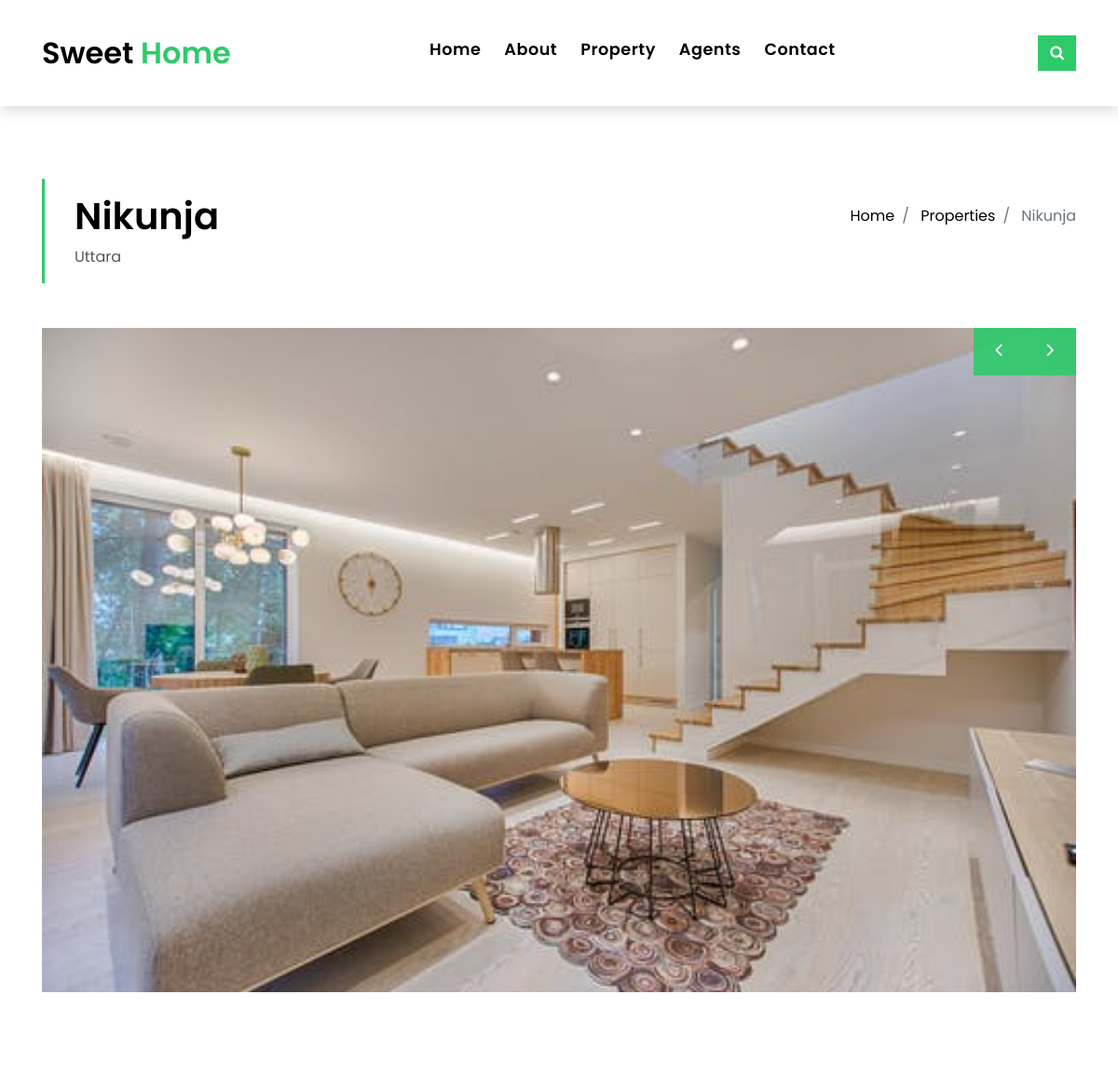
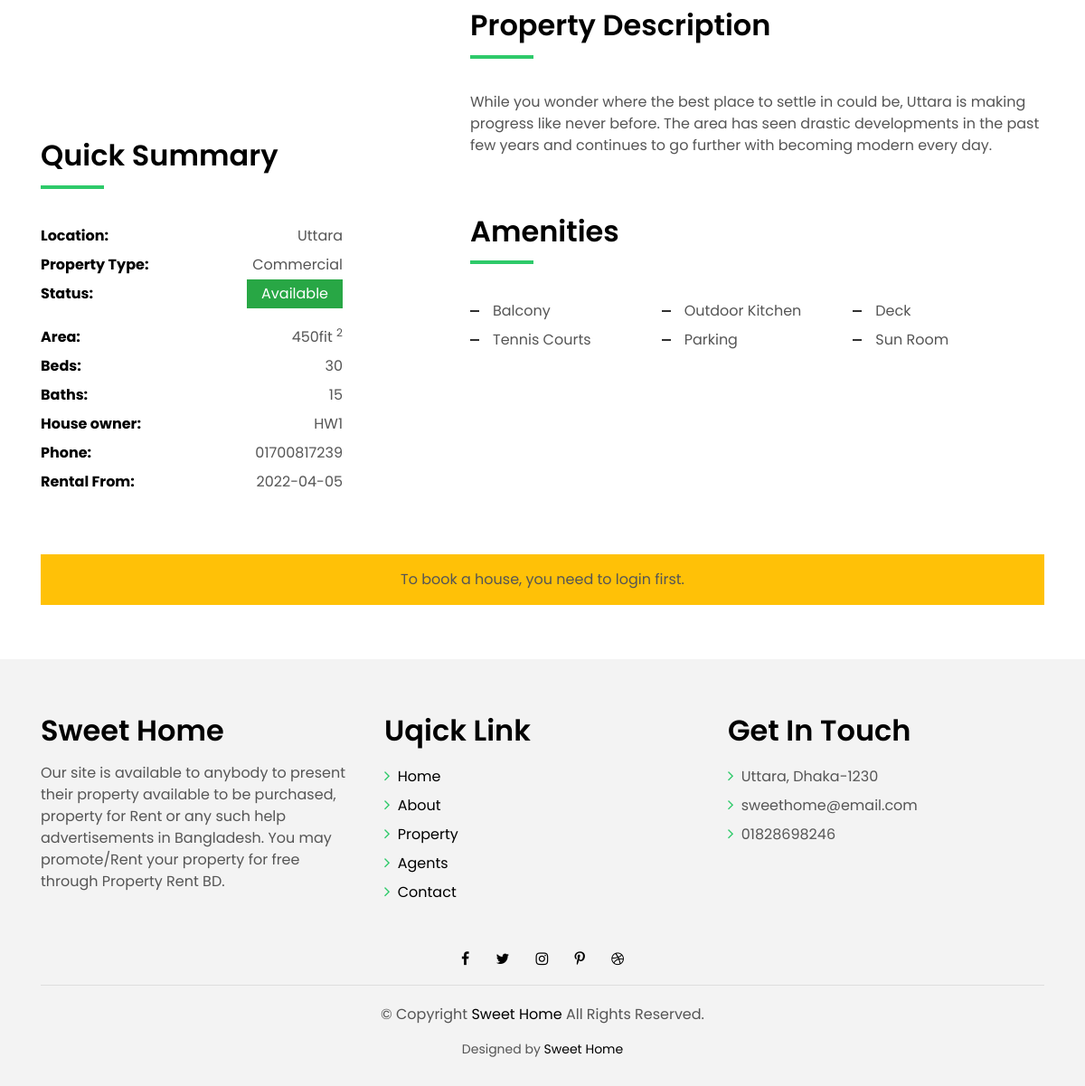
Page /house_details.php?id=6 on the committed database (2 pictures, top to bottom).
### tables this page shows
CREATE TABLE `house` (
  `id` int(11) NOT NULL AUTO_INCREMENT,
  `name` varchar(255) NOT NULL,
  `total_room` int(11) NOT NULL,
  `total_washroom` int(11) NOT NULL,
  `area` int(11) NOT NULL,
  `price` int(11) NOT NULL,
  `description` text NOT NULL,
  `owner_name` varchar(255) NOT NULL,
  `owner_phone` varchar(255) NOT NULL,
  `location` varchar(50) NOT NULL,
  `house_type` varchar(255) NOT NULL,
  `purpose` varchar(255) NOT NULL,
  `reference_id` varchar(255) NOT NULL,
  `rent_from` date NOT NULL,
  `photo` text NOT NULL,
  `status` int(11) NOT NULL DEFAULT 0,
  PRIMARY KEY (`id`)
);

### house_details.php (the view, shortened to what this page needs)
<?php
    include 'database/db.php';
                    ?><script type="text/javascript">
                    ?><script type="text/javascript">alert("Oops! something went wrong.");</script><?php
        $id  = $_REQUEST['id'];
        $queryHouse   = "SELECT * FROM house WHERE id={$id}";
        $stmtHouse    = $db->prepare($queryHouse);
        $resultHouse  = $stmtHouse->execute();
        $rowHouse     = $stmtHouse->fetch();
?>
<!DOCTYPE html>
<html lang="en">
<head>
  <link href="lib/bootstrap/css/bootstrap.min.css" rel="stylesheet">
  <link href="lib/font-awesome/css/font-awesome.min.css" rel="stylesheet">
  <link href="lib/animate/animate.min.css" rel="stylesheet">
  <link href="lib/ionicons/css/ionicons.min.css" rel="stylesheet">
  <link href="lib/owlcarousel/assets/owl.carousel.min.css" rel="stylesheet">
  <link href="css/style.css" rel="stylesheet">
</head>
<body>
  <?php include 'partials_header.php' ?>
  <section class="intro-single">
    <div class="container">
      <div class="row">
        <div class="col-md-12 col-lg-8">
          <div class="title-single-box">
            <h1 class="title-single"><?php echo $rowHouse['name'] ?></h1>
            <span class="color-text-a"><?php echo $rowHouse['location'] ?></span>
          </div>
        </div>
        <div class="col-md-12 col-lg-4">
          <nav aria-label="breadcrumb" class="breadcrumb-box d-flex justify-content-lg-end">
            <ol class="breadcrumb">
              <li class="breadcrumb-item">
                <a href="index.php">Home</a>
              </li>
              <li class="breadcrumb-item">
                <a href="house.php">Properties</a>
              </li>
              <li class="breadcrumb-item active" aria-current="page">
                <?php echo $rowHouse['name'] ?>
              </li>
            </ol>
          </nav>
        </div>
      </div>
    </div>
  </section>
  <section class="property-single nav-arrow-b">
    <div class="container">
      <div class="row">
        <div class="col-sm-12">
          <div id="property-single-carousel" class="owl-carousel owl-arrow gallery-property">
            <?php
               $photo = $rowHouse['photo'];
               $photoArray = explode(", ",$photo);
               $lenth = count($photoArray);
               for ($i=0; $i < $lenth  ; $i++) {?>
            <div class="carousel-item-b">
              <img src="hw_dashboard/assets/img/house-image/<?php echo $photoArray[$i++] ?>" alt="">
            </div>
            <?php } ?>
          </div>
          <div class="row justify-content-between">
            <div class="col-md-5 col-lg-4">
              <div class="property-summary">
                <div class="row">
                  <div class="col-sm-12">
                    <div class="title-box-d section-t4">
                      <h3 class="title-d">Quick Summary</h3>
                    </div>
                  </div>
                </div>
                <div class="summary-list">
                  <ul class="list">
                    <li class="d-flex justify-content-between">
                      <strong>Location:</strong>
                      <span><?php echo $rowHouse['location'] ?></span>
                    </li>
                    <li class="d-flex justify-content-between">
                      <strong>Property Type:</strong>
                      <span><?php echo $rowHouse['house_type'] ?></span>
                    </li>
                    <li class="d-flex justify-content-between">
                      <strong>Status:</strong>
                      <span><?php if($rowHouse['status'] == 2){
                          echo "<p class='bg-danger text-white px-3'>Booked</p>";
                      } elseif($rowHouse['status'] == 1){
                        echo "<p class='bg-success text-white px-3'>Available</p>";
                      } else {
                        echo "<p class='bg-warning text-white px-3'>Unavailable</p>";
                      } ?>
                      </span>
                    </li>
                    <li class="d-flex justify-content-between">
                      <strong>Area:</strong>
                      <span><?php echo $rowHouse['area'] ?>fit
                        <sup>2</sup>
                      </span>
                    </li>
                    <li class="d-flex justify-content-between">
                      <strong>Beds:</strong>
                      <span><?php echo $rowHouse['total_room'] ?></span>
                    </li>
                    <li class="d-flex justify-content-between">
                      <strong>Baths:</strong>
                      <span><?php echo $rowHouse['total_washroom'] ?></span>
                    </li>
                    <li class="d-flex justify-content-between">
                      <strong>House owner:</strong>
                      <span><?php echo $rowHouse['owner_name'] ?></span>
                    </li>
                    <li class="d-flex justify-content-between">
                      <strong>Phone:</strong>
                      <span><?php echo $rowHouse['owner_phone'] ?></span>
                    </li>
                    <li class="d-flex justify-content-between">
                      <strong>Rental From:</strong>
                      <span><?php
                      if($rowHouse['status'] == 1){
                        echo $rowHouse['rent_from'];
                      }
                      ?></span>
                    </li>
                  </ul>
                </div>
              </div>
            </div>
            <div class="col-md-7 col-lg-7 section-md-t3">
              <div class="row">
                <div class="col-sm-12">
                  <div class="title-box-d">
                    <h3 class="title-d">Property Description</h3>
                  </div>
                </div>
              </div>
              <div class="property-description">
                <p class="description color-text-a">
                  <?php echo $rowHouse['description'] ?>
                </p>
              </div>
              <div class="row section-t3">
                <div class="col-sm-12">
                  <div class="title-box-d">
                    <h3 class="title-d">Amenities</h3>
                  </div>
                </div>
              </div>
              <div class="amenities-list color-text-a">
                <ul class="list-a no-margin">
                  <li>Balcony</li>
                  <li>Outdoor Kitchen</li>
                  <li>Deck</li>
                  <li>Tennis Courts</li>
                  <li>Parking</li>
                  <li>Sun Room</li>
                </ul>
              </div>
            </div>
          </div>
        </div>
        <div class="col-md-12">
          <div class="row section-t3">
            <div class="col-sm-12">
              <?php if(isset($_SESSION['customer_id'])){ ?>
                  <?php if($rowHouse['status'] == 1){ ?>
                  <button type="submit" class="btn btn-a" data-toggle="modal" data-target="#exampleModalCenter">Book Now</button>
                  <?php }elseif($rowHouse['status'] != 1){ ?>
                    <div class="bg-warning p-3 text-center">
                      This house is booked.
                    </div>
                  <?php } ?>
              <?php }else{ ?>
                <div class="bg-warning p-3 text-center">
                  To book a house, you need to login first.
                </div>
              <?php } ?>
            </div>
          </div>
        </div>
      </div>
    </div>
  </section>
  <?php include 'partials_footer.php' ?>
  <footer>
    <div class="container">
      <div class="row">
        <div class="col-md-12">
          <div class="socials-a">
            <ul class="list-inline">
              <li class="list-inline-item">
                <a href="#">
                  <i class="fa fa-facebook" aria-hidden="true"></i>
                </a>
              </li>
              <li class="list-inline-item">
                <a href="#">
                  <i class="fa fa-twitter" aria-hidden="true"></i>
                </a>
              </li>
              <li class="list-inline-item">
                <a href="#">
                  <i class="fa fa-instagram" aria-hidden="true"></i>
                </a>
              </li>
              <li class="list-inline-item">
                <a href="#">
                  <i class="fa fa-pinterest-p" aria-hidden="true"></i>
                </a>
              </li>
              <li class="list-inline-item">
                <a href="#">
                  <i class="fa fa-dribbble" aria-hidden="true"></i>
                </a>
              </li>
            </ul>
          </div>
          <div class="copyright-footer">
            <p class="copyright color-text-a">
              &copy; Copyright
              <span class="color-a">Sweet Home</span> All Rights Reserved.
            </p>
          </div>
          <div class="credits">
            Designed by <a href="#">Sweet Home</a>
          </div>
        </div>
      </div>
    </div>
  </footer>
</body>
</html>

### css/style.css (style rules this page uses)
body { font-family: 'Poppins', sans-serif; color: #555555; }
h1, h2, h3, h4, h5, h6 { color: #000000; font-size: 35px; }
a { color: #000000; transition: all .5s ease; }
.color-a { color: #000000; }
.color-text-a { color: #555555; }
.no-margin { margin: 0; }
.list-a { display: inline-block; line-height: 2; padding: 0; list-style: none; }
.list-a li { position: relative; width: 50%; float: left; padding-left: 25px; padding-right: 5px; }
.list-a li:before { content: ''; width: 10px; height: 2px; position: absolute; background-color: #313131; top: 15px; left: 0; }
.section-t4 { padding-top: 4rem; }
.section-t3 { padding-top: 3rem; }
.title-box-d { padding-bottom: 1.8rem; margin-bottom: 1rem; position: relative; }
.title-box-d .title-d { font-weight: 600; font-size: 2rem; }
.title-box-d .title-d:after { content: ''; position: absolute; width: 70px; height: 4px; background-color: #2eca6a; bottom: 20px; left: 0; }
.socials-a .list-inline-item:not(:last-child) { margin-right: 25px; }
.intro-single { padding: 12rem 0 3rem; }
.intro-single .title-single-box { padding: 1rem 0 1rem 2rem; }
.intro-single .title-single-box { border-left: 3px solid #2eca6a; }
.intro-single .title-single-box .title-single { font-weight: 600; font-size: 2.2rem; }
.intro-single .breadcrumb-box { padding: 1rem 0 0 .5rem; }
.intro-single .breadcrumb { background-color: transparent; padding-right: 0; padding-left: 0; }
.gallery-property { margin-bottom: 3rem; }
.summary-list { padding-right: 1rem; color: #000000; }
.summary-list .list { padding: 0; line-height: 2; }
.summary-list .list span { color: #555555; }
footer { background: #f3f3f3; text-align: center; padding: 30px 0; }
footer .copyright-footer { border-top: 1px solid #ddd; padding-top: 20px; }
footer .credits { font-size: 14px; }
@media (min-width: 768px) { .intro-single .title-single-box .title-single { font-size: 2.1rem; } }
@media (min-width: 992px) { .list-a li { width: 33.333%; } }
@media (min-width: 992px) { .intro-single .title-single-box .title-single { font-size: 2.5rem; } }

### rows in the picture
house: name "Nikunja", location "Uttara", house_type "Commercial", area "450", total_room "30", total_washroom "15", owner_name "HW1", owner_phone "01700817239", rent_from "2022-04-05", description "While you wonder where the best place to settle in could be, Uttara is making progress like never before. The area has seen drastic developments in the past few years and continues to go further with becoming modern every day."
